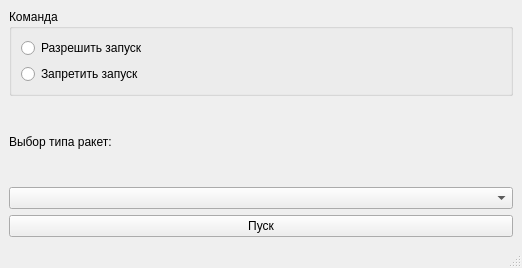
<?xml version="1.0" encoding="UTF-8"?>
<ui version="4.0">
 <class>MainWindow</class>
 <widget class="QMainWindow" name="MainWindow">
  <property name="geometry">
   <rect>
    <x>0</x>
    <y>0</y>
    <width>522</width>
    <height>268</height>
   </rect>
  </property>
  <property name="maximumSize">
   <size>
    <width>16777215</width>
    <height>268</height>
   </size>
  </property>
  <property name="windowTitle">
   <string>MainWindow</string>
  </property>
  <widget class="QWidget" name="centralwidget">
   <layout class="QVBoxLayout" name="verticalLayout_2">
    <item>
     <widget class="QGroupBox" name="groupBox">
      <property name="title">
       <string>Команда</string>
      </property>
      <layout class="QVBoxLayout" name="verticalLayout">
       <item>
        <widget class="QRadioButton" name="rb_on">
         <property name="text">
          <string>Разрешить запуск</string>
         </property>
        </widget>
       </item>
       <item>
        <widget class="QRadioButton" name="rb_off">
         <property name="text">
          <string>Запретить запуск</string>
         </property>
        </widget>
       </item>
      </layout>
     </widget>
    </item>
    <item>
     <widget class="QLabel" name="label">
      <property name="text">
       <string>Выбор типа ракет:</string>
      </property>
     </widget>
    </item>
    <item>
     <widget class="QComboBox" name="cb_list"/>
    </item>
    <item>
     <widget class="QPushButton" name="pb_button">
      <property name="text">
       <string>Пуск</string>
      </property>
      <property name="checkable">
       <bool>false</bool>
      </property>
     </widget>
    </item>
   </layout>
  </widget>
  <widget class="QMenuBar" name="menubar">
   <property name="geometry">
    <rect>
     <x>0</x>
     <y>0</y>
     <width>522</width>
     <height>26</height>
    </rect>
   </property>
  </widget>
  <widget class="QStatusBar" name="statusbar"/>
 </widget>
 <resources/>
 <connections/>
</ui>
